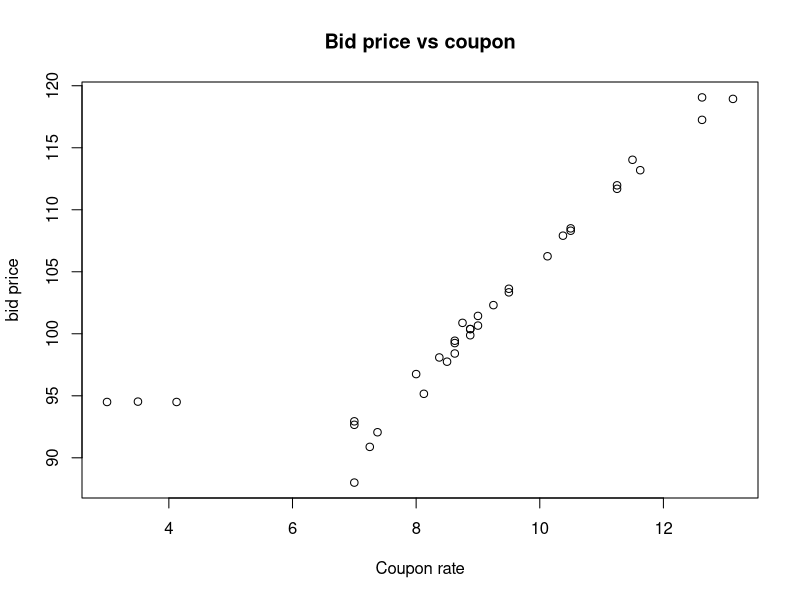

R code for this plot:
file.rename("D:/Downloads/bonds.txt", "bonds.txt")
bonds <- read.delim("bonds.txt",row.name=1)
View(bonds)
head(bonds)
str(bonds)
summary(bonds)
plot(bonds$CouponRate,bonds$BidPrice,main = "Bid price vs coupon", xlab = "Coupon rate", ylab = "bid price")
